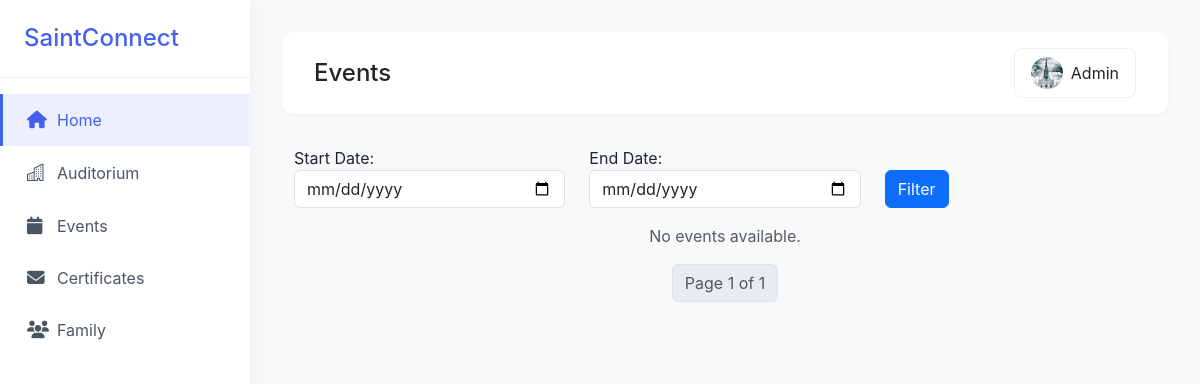
The page /approved_events/ (signed in) on the database as committed earlier.
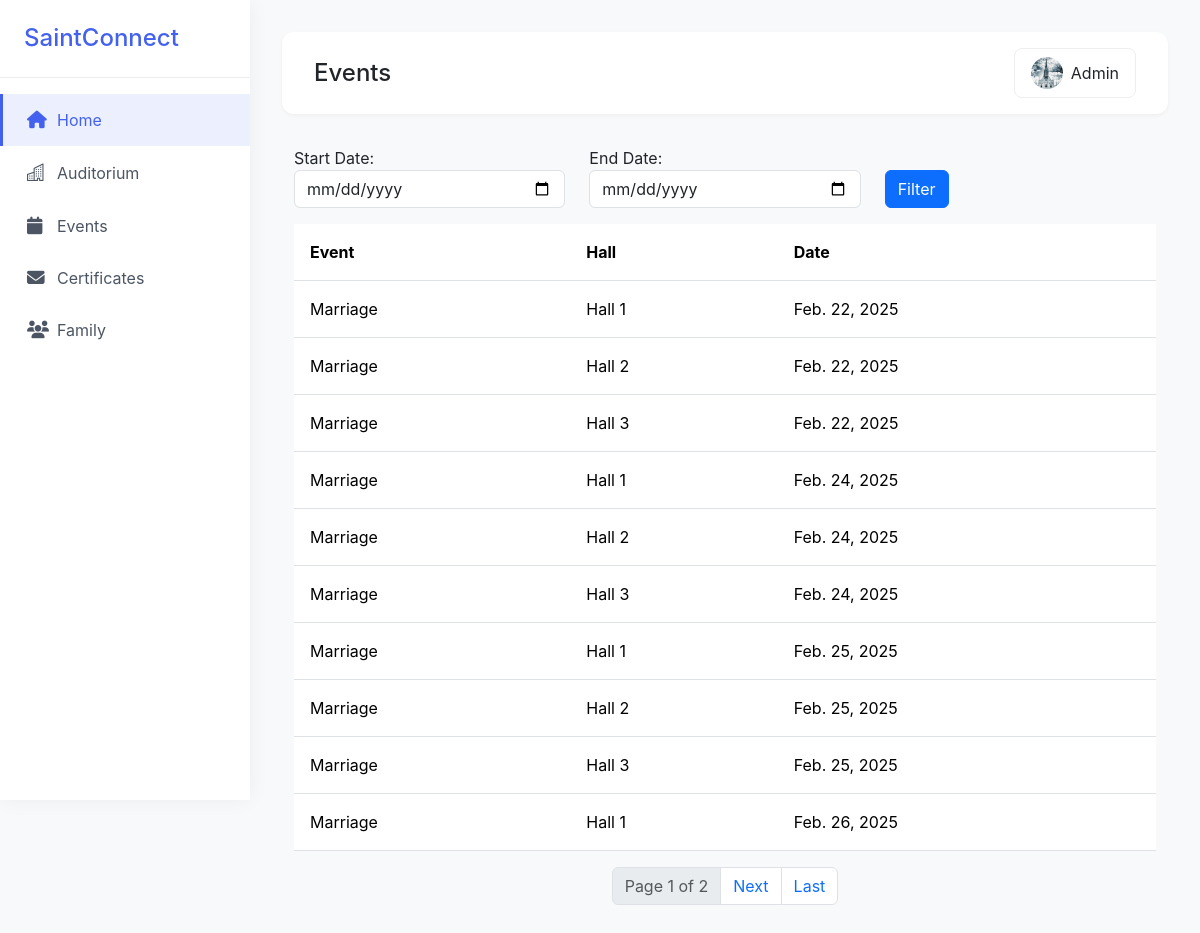
The same page on the database as committed later.
### app/models.py (models this page shows)
class Event(models.Model):
    user=models.ForeignKey(User,on_delete=models.CASCADE)
    hall=models.ForeignKey(Auditorium,on_delete=models.CASCADE)
    event_name=models.CharField(max_length=100,null=True,blank=True)
    description=models.TextField(null=True,blank=True)
    date=models.DateField(null=True,blank=True)
    created_at = models.DateTimeField(auto_now_add=True,null=True, blank=True)
    updated_at = models.DateTimeField(auto_now=True,null=True, blank=True)
    is_approved = models.BooleanField(default=False)

class Auditorium(models.Model):
    name=models.CharField(max_length=100)
    def __str__(self):
        return self.name

### app/views.py (the view, shortened to what this page needs)
# urls.py: path('approved_events/', Approved_Event_View.as_view(),name='approved_events'),
@method_decorator(Login_required,name='dispatch')
class Approved_Event_View(View):
    def get(self, request, *args, **kwargs):
        start_date = request.GET.get('start_date', '')
        end_date = request.GET.get('end_date', '')
        datas = Event.objects.filter(is_approved=True)
        paginator = Paginator(datas, 10)
        page_number = request.GET.get('page')
        page_obj = paginator.get_page(page_number)
        data = get_object_or_404(UserProfile_Model, user=request.user)
        return render(request, 'approved_events.html', {
            'datas': page_obj,
            'user': data,
            'data': data,
            'start_date': start_date.strftime("%Y-%m-%d") if start_date else '',
            'end_date': end_date.strftime("%Y-%m-%d") if end_date else '',
        })

### app/views.py (called while the page is built)
def Login_required(fn):
    def wrapper(request,*args,**kwargs):
        if not request.user.is_authenticated:
            return redirect('login')
        else:
            return fn(request,*args,**kwargs)
    return wrapper

### app/templates/approved_events.html (shortened to what the changed rows need)
<!DOCTYPE html>
<html lang="en">
<head>
    <link href="https://cdnjs.cloudflare.com/ajax/libs/bootstrap/5.3.2/css/bootstrap.min.css" rel="stylesheet">
    <link href="https://cdnjs.cloudflare.com/ajax/libs/font-awesome/6.4.0/css/all.min.css" rel="stylesheet">
    <link rel="stylesheet" href="https://cdn.jsdelivr.net/npm/bootstrap-icons@1.11.3/font/bootstrap-icons.min.css">
</head>
<body>
    <div class="main-content">
        <div class="container">
            <div class="table-responsive">
                {% if datas %}
                    <table class="table">
                        <thead>
                            <tr>
                                <th>Event</th>
                                <th>Hall</th>
                                <th>Date</th>
                            </tr>
                        </thead>
                        <tbody>
                            {% for i in datas %}
                                <tr>
                                    <td>{{ i.event_name }}</td>
                                    <td>{{ i.hall }}</td>
                                    <td>{{ i.date }}</td>
                                </tr>
                            {% endfor %}
                        </tbody>
                    </table>
                {% else %}
                    <p class="text-center text-muted">No events available.</p>
                {% endif %}
            </div>
            <nav>
                <ul class="pagination justify-content-center">
                    <li class="page-item disabled">
                        <span class="page-link">Page {{ datas.number }} of {{ datas.paginator.num_pages }}</span>
                    </li>
                    {% if datas.has_next %}
                        <li class="page-item">
                            <a class="page-link" href="?page={{ datas.next_page_number }}&start_date={{ start_date }}&end_date={{ end_date }}">Next</a>
                        </li>
                        <li class="page-item">
                            <a class="page-link" href="?page={{ datas.paginator.num_pages }}&start_date={{ start_date }}&end_date={{ end_date }}">Last</a>
                        </li>
                    {% endif %}
                </ul>
            </nav>
        </div>
    </div>
</body>
</html>

Rows that differ between the two databases and show on the page:
added Event: event_name "Marriage", hall "Hall 1", date "Feb. 22, 2025"
added Event: event_name "Marriage", hall "Hall 2", date "Feb. 22, 2025"
added Event: event_name "Marriage", hall "Hall 3", date "Feb. 22, 2025"
added Event: event_name "Marriage", hall "Hall 1", date "Feb. 24, 2025"
added Event: event_name "Marriage", hall "Hall 2", date "Feb. 24, 2025"
added Event: event_name "Marriage", hall "Hall 3", date "Feb. 24, 2025"
added Event: event_name "Marriage", hall "Hall 1", date "Feb. 25, 2025"
added Event: event_name "Marriage", hall "Hall 2", date "Feb. 25, 2025"
added Event: event_name "Marriage", hall "Hall 3", date "Feb. 25, 2025"
added Event: event_name "Marriage", hall "Hall 1", date "Feb. 26, 2025"
Other text that changed with them:
{{ datas.paginator.num_pages }}: "1" → "2"
text no longer shown: "No events available."
text now shown: "Event Hall Date Next Last"
